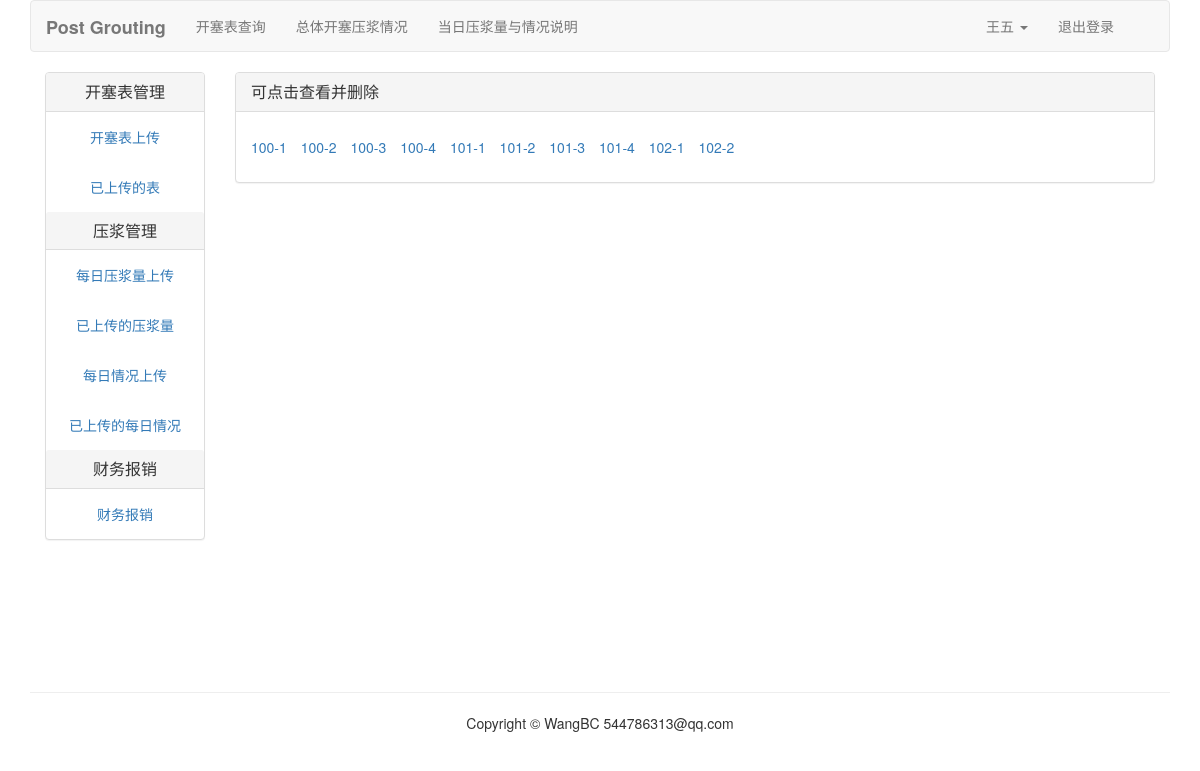
Before: /kaisai/kaisai-list/ (signed in) with the older database file.
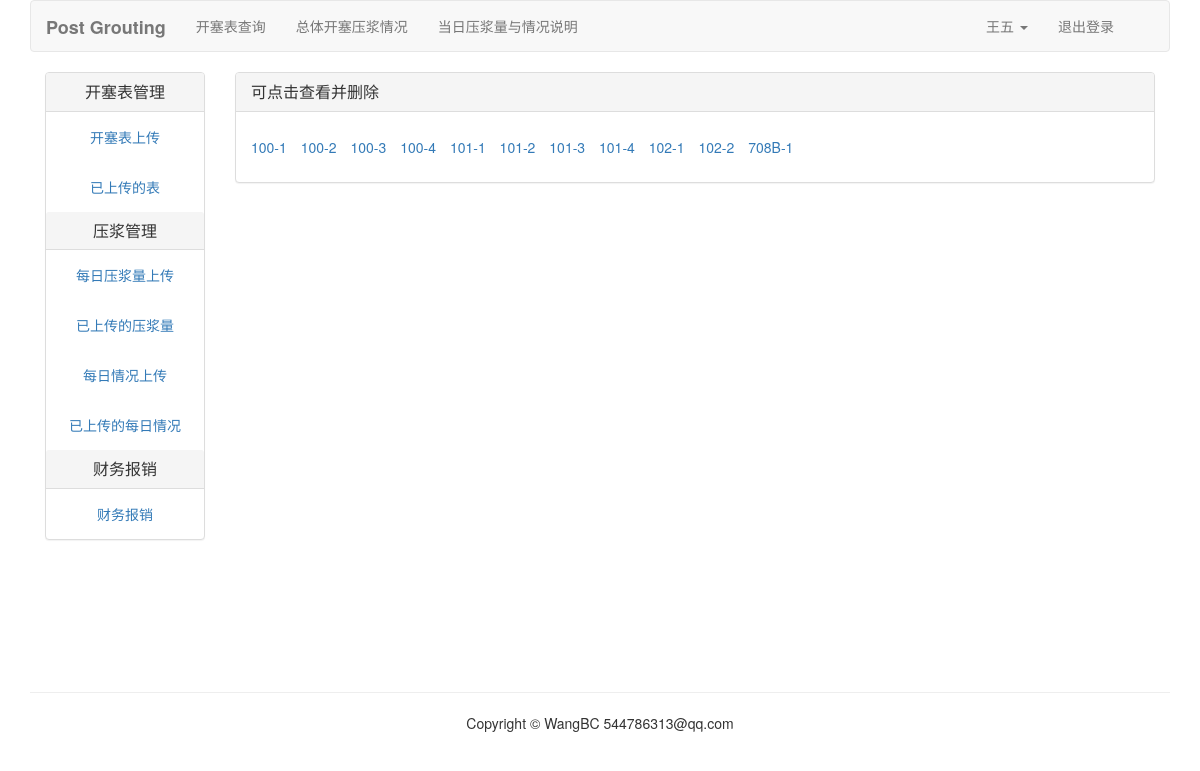
After: the same page with the newer database file.
### kaisai/models.py (models this page shows, shortened)
class Kaisai(models.Model):
	user = models.ForeignKey(User, related_name="kaisai", on_delete=models.CASCADE)
	name = models.CharField(max_length=20, unique=True)
	slug = models.SlugField(max_length=500, blank=True)
	created = models.DateField(auto_now_add=True)
	image = models.ImageField(upload_to=upload_kaisai_path)
	class Meta:
		ordering = ("name",)

### kaisai/views.py (the view)
# urls.py: path('kaisai-list/', views.kaisai_list, name='kaisai_list'),
@login_required(login_url='/account/login/')
def kaisai_list(request):
	images = Kaisai.objects.filter(user=request.user)
	return render(request, 'kaisai/kaisai_list.html', {"images":images})

### templates/kaisai/kaisai_list.html (shortened to what this page needs)
{% extends "kaisai/base.html" %}
{% load staticfiles %}
{% block content %}
<div class="panel panel-default">
	<div class="panel-heading">
		<h3 class="panel-title">可点击查看并删除</h3>
	</div>
	<ul class="list-inline panel-body">
		{% for image in images %}
		<li style="margin-top: 10px"><a href="{% url 'kaisai:kaisai_detail' image.slug %}">{{ image.name }}</a></li>
		{% endfor %}
	</ul>
</div>
{% endblock %}

Changed rows visible on the page:
added Kaisai: name "708B-1"
